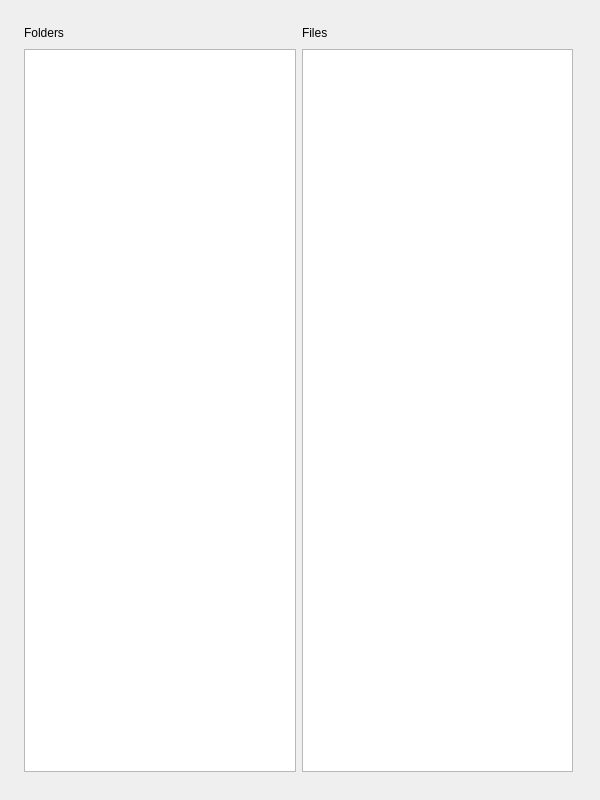
<?xml version="1.0" encoding="UTF-8"?>
<ui version="4.0">
 <class>Dialog</class>
 <widget class="QDialog" name="Dialog">
  <property name="geometry">
   <rect>
    <x>0</x>
    <y>0</y>
    <width>600</width>
    <height>800</height>
   </rect>
  </property>
  <property name="sizePolicy">
   <sizepolicy hsizetype="Preferred" vsizetype="Expanding">
    <horstretch>0</horstretch>
    <verstretch>0</verstretch>
   </sizepolicy>
  </property>
  <property name="windowTitle">
   <string>Dialog</string>
  </property>
  <widget class="QWidget" name="">
   <property name="geometry">
    <rect>
     <x>13</x>
     <y>12</y>
     <width>571</width>
     <height>771</height>
    </rect>
   </property>
   <layout class="QHBoxLayout" name="horizontalLayout_3">
    <item>
     <layout class="QVBoxLayout" name="verticalLayout">
      <item>
       <layout class="QHBoxLayout" name="horizontalLayout">
        <item>
         <widget class="QLabel" name="label">
          <property name="text">
           <string>Folders</string>
          </property>
         </widget>
        </item>
        <item>
         <spacer name="horizontalSpacer">
          <property name="orientation">
           <enum>Qt::Horizontal</enum>
          </property>
          <property name="sizeHint" stdset="0">
           <size>
            <width>40</width>
            <height>20</height>
           </size>
          </property>
         </spacer>
        </item>
       </layout>
      </item>
      <item>
       <widget class="QTreeView" name="treeView"/>
      </item>
     </layout>
    </item>
    <item>
     <layout class="QVBoxLayout" name="verticalLayout_2">
      <item>
       <layout class="QHBoxLayout" name="horizontalLayout_2">
        <item>
         <widget class="QLabel" name="label_2">
          <property name="text">
           <string>Files</string>
          </property>
         </widget>
        </item>
        <item>
         <spacer name="horizontalSpacer_2">
          <property name="orientation">
           <enum>Qt::Horizontal</enum>
          </property>
          <property name="sizeHint" stdset="0">
           <size>
            <width>40</width>
            <height>20</height>
           </size>
          </property>
         </spacer>
        </item>
       </layout>
      </item>
      <item>
       <widget class="QListView" name="listView"/>
      </item>
     </layout>
    </item>
   </layout>
  </widget>
 </widget>
 <layoutdefault spacing="6" margin="11"/>
 <resources/>
 <connections/>
</ui>
